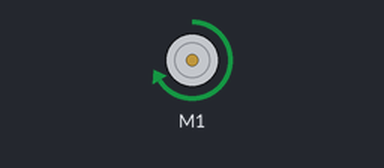
This sketch was run on a simulated Arduino Uno, built with avr-gcc and run on an emulated ATmega328P. On the bench: DC motor (green arrow = forward, orange = backward, longer = faster).

Above: at 0.1 s.
Timing chart, 0 to 1.6 s (numbered marks = the images above):
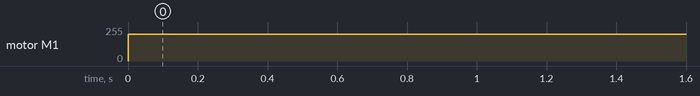

The sketch:

motorgoesbrrr.ino
```cpp
#include <Arduino.h>
#include "AFMotor_R4.h"

AF_DCMotor motor(1);
void setup() {
  motor.setSpeed(200);  // Set speed (0-255)
  motor.run(FORWARD);   // Start motor
}

void loop() {


}
```

Measured:
- by itself, motor M1: stopped → forward 200/255 at 0.00 s
